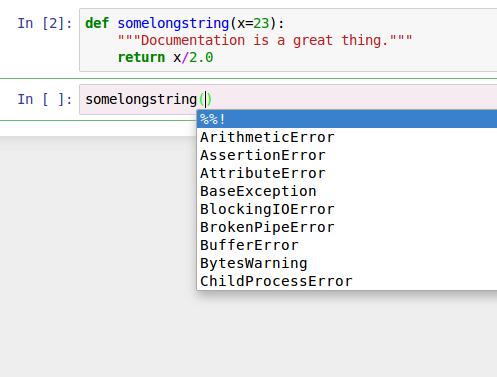
#> input picture dockerfile/jupyter_config/local/share/jupyter/nbextensions/vim_binding/resource/completion.png, 497 x 377 px
$ python -i augimg.py   (imports and definitions only)   (Python 2 division)
#> lines starting #> are read from the running program, lines starting #| are printed output that depends on the picture
#!/usr/bin/python3
# -*- coding: utf-8 -*-

# @file augimg.py
# @brief
# @author QRS
# @version 1.0
# @date 2022-10-20 20:34


import cv2
import numpy as np
import math


class NormalizeImage(object):
    # [21 lines left out: functions __init__, __call__, not called in this run]


class ToCHWImage(object):
    def __init__(self, **kwargs):
        pass

    # [7 lines left out: function __call__, not called in this run]


class DetResizeForTest(object):
    def __init__(self, **kwargs):
        super(DetResizeForTest, self).__init__()
        self.resize_type = 0
        self.keep_ratio = False
        if 'image_shape' in kwargs:
            self.image_shape = kwargs['image_shape']
            self.resize_type = 1
            if 'keep_ratio' in kwargs:
                self.keep_ratio = kwargs['keep_ratio']
        elif 'limit_side_len' in kwargs:
            self.limit_side_len = kwargs['limit_side_len']
            self.limit_type = kwargs.get('limit_type', 'min')
        elif 'resize_long' in kwargs:
            self.resize_type = 2
            self.resize_long = kwargs.get('resize_long', 960)
        else:
            self.limit_side_len = 736
            self.limit_type = 'min'

    def __call__(self, data):
        img = data['image']
        src_h, src_w, _ = img.shape
        if sum([src_h, src_w]) < 64:
            img = self.image_padding(img)

        if self.resize_type == 0:
            img, [ratio_h, ratio_w] = self.resize_image_type0(img)
        elif self.resize_type == 2:
            img, [ratio_h, ratio_w] = self.resize_image_type2(img)
        else:
            img, [ratio_h, ratio_w] = self.resize_image_type1(img)
        data['image'] = img
        data['shape'] = np.array([src_h, src_w, ratio_h, ratio_w])
        return data

    # [92 lines left out: functions image_padding, resize_image_type1, resize_image_type0, resize_image_type2, seeocr_det_transforms, not called in this run]

>>> import cv2
>>> picture = cv2.imread('../../../dockerfile/jupyter_config/local/share/jupyter/nbextensions/vim_binding/resource/completion.png', cv2.IMREAD_GRAYSCALE)
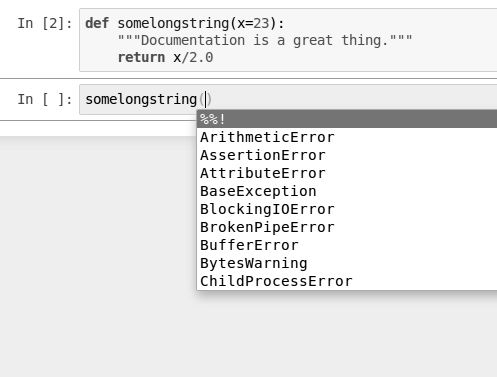
#> picture: shape (377, 497); min 0, max 255, mean 234
#> (the run stopped early here; a loop or call above may not have finished)

$ run again, on dockerfile/jupyter_config/local/share/jupyter/nbextensions/vim_binding/resource/tooltip.png
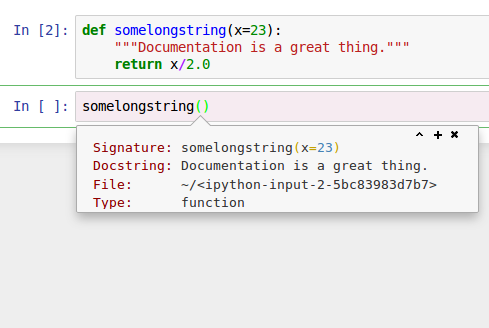
#> input picture dockerfile/jupyter_config/local/share/jupyter/nbextensions/vim_binding/resource/tooltip.png, 489 x 328 px
#> `picture = cv2.imread('../../../dockerfile/jupyter_config/local/share/j..`:
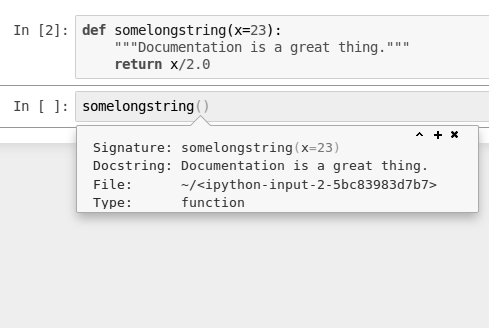
#> picture: shape (328, 489); min 0, max 255, mean 236.2
